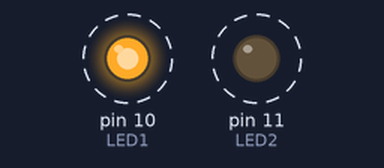
This sketch was run on a simulated Arduino Uno, built with avr-gcc and run on an emulated ATmega328P. Parts: output pins drawn as LEDs (lit = HIGH). Dashed ring = blinking.

Above: at 0.5 s.
Timing chart, 0 to 4.6 s (numbered marks = the images above):
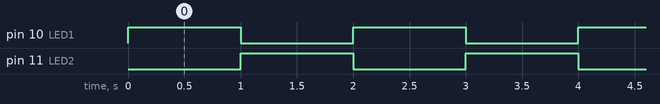

The sketch:

alternateblink.ino
```cpp
/*
Alternate Blink
Turns on one LED on for one second while the other is off, then
reverses the LEDs for 1 second, repeatedly.
Dr. Purdum, 11/13/2014
*/
// Given each LED pin a name and don't let it be changed by the program:
int LED1 = 10;
int LED2 = 11;

// the setup routine runs once when you press reset:
void setup() {
// initialize the digital pins as an output.
pinMode(LED1, OUTPUT);
pinMode(LED2, OUTPUT);

}
// the loop routine runs over and over again forever:
void loop() {
digitalWrite(LED1, HIGH);
 // turn LED on (HIGH is the voltage level = 5V = ON)
digitalWrite(LED2, LOW);
 // turn LED off by making the voltage LOW (= 0V = OFF)
delay(1000);
 // wait for a second
digitalWrite(LED1, LOW);
 // turn the LED off by making the voltage LOW
digitalWrite(LED2, HIGH);
 // turn LED on (HIGH is the voltage level)
delay(1000);
 // wait for a second
}
```

Measured:
- by itself, pin 10 (LED1), pin 11 (LED2): alternates HIGH for 1.0 s and LOW for 1.0 s
